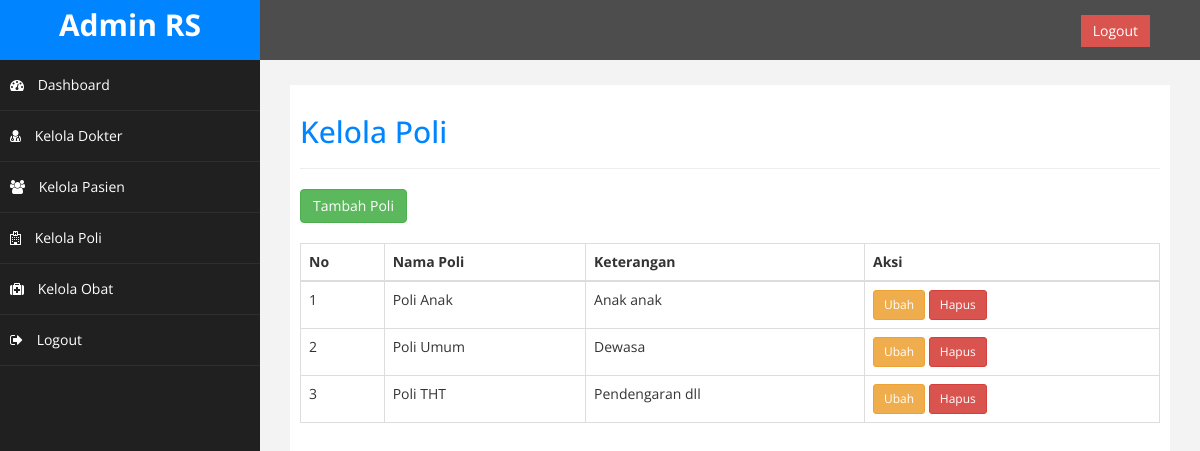
The app's page /admin/index.php?halaman=manage_poli (signed in) with its own data.
### tables this page shows
CREATE TABLE `poli` (
  `id` int(11) NOT NULL,
  `nama_poli` varchar(25) NOT NULL,
  `keterangan` text DEFAULT NULL
);

### admin/manage_poli.php (the view, shortened to what this page needs)
<?php
include('../koneksi/koneksi.php');
?>
<h2>Kelola Poli</h2>
<hr>
<button class="btn btn-success" data-toggle="modal" data-target="#modalTambah">Tambah Poli</button>
<br><br>
<table class="table table-bordered">
    <thead>
        <tr>
            <th>No</th>
            <th>Nama Poli</th>
            <th>Keterangan</th>
            <th>Aksi</th>
        </tr>
    </thead>
    <tbody>
        <?php
        $query = "SELECT * FROM poli";
        $result = mysqli_query($koneksi, $query);
        $no = 1;
        while ($row = mysqli_fetch_assoc($result)) {
            echo "<tr>";
            echo "<td>" . $no++ . "</td>";
            echo "<td>" . $row['nama_poli'] . "</td>";
            echo "<td>" . $row['keterangan'] . "</td>";
            echo "<td>";
            echo "<button class='btn btn-warning btn-sm' data-toggle='modal' data-target='#modalUbah" . $row['id'] . "'>Ubah</button> ";
            echo "<a href='index.php?halaman=manage_poli&hapus=" . $row['id'] . "' onclick='return confirm(\"Yakin ingin menghapus data ini?\")' class='btn btn-danger btn-sm'>Hapus</a>";
            echo "</td>";
            echo "</tr>";
            ?>
            <?php
        }
        ?>
    </tbody>
</table>

### admin/assets/css/custom.css (style rules this page uses)
body { font-family: 'Open Sans', sans-serif; }
h2 { color: rgb(0, 132, 255); }

### records on screen
poli: nama_poli "Poli Anak", keterangan "Anak anak"
poli: nama_poli "Poli Umum", keterangan "Dewasa"
poli: nama_poli "Poli THT", keterangan "Pendengaran dll"
